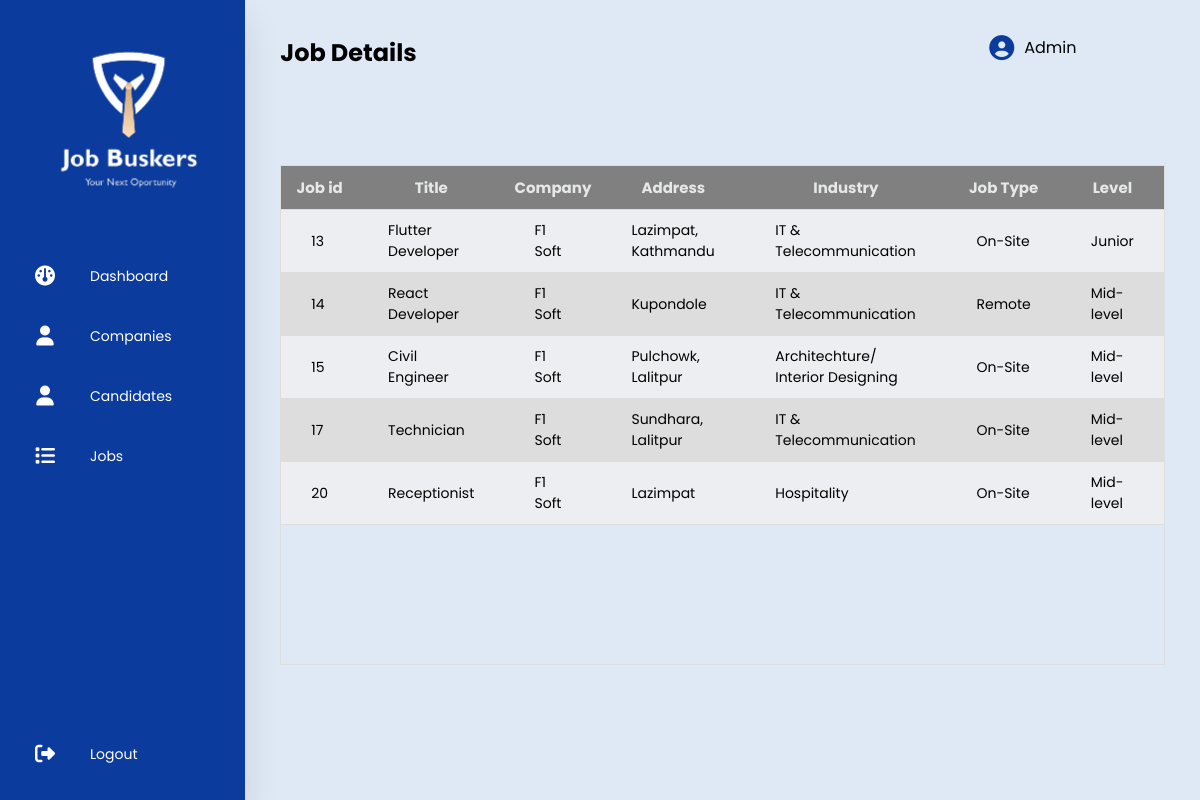
The app's page /job/ (signed in) with its own data.
### user/models.py (models this page shows, shortened)
class CustomUser (AbstractBaseUser, PermissionsMixin):
    display_picture = models.ImageField(upload_to='images/user', help_text='Display picture containing a person or a logo.', null=True, blank=True)
    name = models.CharField(max_length=20, null=False)
    phone = PhoneNumberField(null=True, blank=True, unique=True)
    email = models.EmailField(_('email_address'), unique=True, max_length=200)
    location = models.CharField(max_length=30, null=True, blank=True)
    description =  models.CharField(max_length=900, null=True, blank=True)
    is_verified = models.BooleanField(default=False)
    is_active = models.BooleanField(default=False)
    is_staff = models.BooleanField(default=False)
    class UserType(models.IntegerChoices):
        ADMIN = 1, _('Admin'),
        COMPANY = 2, _('Company'),
        CANDIDATE = 3, _('Candidate')
    user_type = models.IntegerField(choices=UserType.choices, blank=True, null=True)
    USERNAME_FIELD = 'email'
    REQUIRED_FIELDS = ['name', 'phone', 'location',]
    objects = CustomUserManager()

class Company(models.Model):
    selections = [('Architechture/ Interior Designing', 'Architechture/ Interior Designing'),
                  ('IT & Telecommunication', 'IT & Telecommunication'),
                  ('Teaching/ Education', 'Teaching/ Education'),
                  ('NGO/ INGO', 'NGO/ INGO'),
                  ('Graphics/ Designing', 'Graphics/ Designing'),
                  ('Hospitality', 'Hospitality'),
                  ('Sales/ Public Relation', 'Sales/ Public Relation'),
                  ('Legal Services', 'Legal Services'),
                  ('Other', 'Other')]
    user = models.OneToOneField(CustomUser, on_delete=models.CASCADE)
    industry = models.CharField('Industry', max_length=200,
            choices=selections, null=False, default='Other')
    website = models.CharField(max_length=20, null=True, blank=True)
    est_year = models.PositiveSmallIntegerField(null=True, blank=True)
    banner_image = models.ImageField(upload_to='images/user/company', help_text='Job Banner', null=True, blank=True)

### jobs/models.py (models this page shows)
class Jobs(models.Model):
    industry_selections = [('Architechture/ Interior Designing', 'Architechture/ Interior Designing'),
                  ('IT & Telecommunication', 'IT & Telecommunication'),
                  ('Teaching/ Education', 'Teaching/ Education'),
                  ('NGO/ INGO', 'NGO/ INGO'),
                  ('Graphics/ Designing', 'Graphics/ Designing'),
                  ('Hospitality', 'Hospitality'),
                  ('Sales/ Public Relation', 'Sales/ Public Relation'),
                  ('Legal Services', 'Legal Services'),
                  ('Other', 'Other')]
    status_selections = [('On-Site', 'On-Site'),
                    ('Remote', 'On-Site'),
                    ('Hybrid', 'Hybrid')]
    title = models.CharField(max_length=250, null=False, blank=False)
    address = models.CharField(max_length=50, null=False,blank=False)
    industry = models.CharField('Industry', max_length=200,
            choices=industry_selections, null=False, default='Other')
    job_type = models.CharField('Status', max_length=200,
            choices=status_selections, default='On-Site', null=False)
    salary = models.CharField(max_length=20, default='Negotiable', null=False)
    level = models.CharField(max_length=15, null=False, blank=False, default='Junior')
    status = models.BooleanField(default=True)
    company_id = models.ForeignKey(to=Company, on_delete=models.CASCADE)
    def __str__(self):
        return self.title

### adminPanel/views.py (the view)
# urls.py: path('job/', getJobs, name='job'),
@login_required(login_url='/')
def getJobs(request):
    job_detail=Jobs.objects.all()
    print(job_detail)
    context = {
        'job_detail': job_detail,
        'title': 'Job Details'
    }
    return render(request, 'job.html', context)

### templates/job.html (shortened to what this page needs)
{% extends 'main.html' %}
{% block content%}
<section class="main">
    <div class="main-top">
        <h1>{{title}}</h1>
        <div class="user-option">
            <i class="fas fa-circle-user"></i>
            <span>{{user.name}}</span>
        </div>
    </div>
            <div class="main-section">
                <div class="header_fixed", id="table">
                    <table>
                        <thead>
                            <tr>
                                <th>Job id</th>
                                <th>Title</th>
                                <th>Company</th>
                                <th>Address</th>
                                <th>Industry</th>
                                <th>Job Type</th>
                                <th>Level</th>
                            </tr>
                        </thead>
                        <tbody>
                            {% for detail in job_detail  %}
                            <tr>
                                <td>{{detail.id}}</td>
                                <td>{{detail.title}}</td>
                                <td>{{detail.company_id.user.name}}</td>
                                <td>{{detail.address}}</td>
                                <td>{{detail.industry}}</td>
                                <td>{{detail.job_type}}</td>
                                <td>{{detail.level}}</td>
                            </tr>
                            {% endfor %}
                        </tbody>
                    </table>
                </div>
                            </section>
{% endblock content%}

### static/styles/mystyle.css (style rules this page uses)
* { margin: 0; padding: 0; outline: none; border: none; text-decoration: none; box-sizing: border-box; font-family: "Poppins", sans-serif; }
body { background-color: #dfe9f5; }
.main { position: relative; padding: 35px; width: 90%; }
.main-top { display: flex; width: 90%; justify-content: space-between; }
.main-top .user-option { display: flex; justify-content: space-between; }
.main-top i { margin-right: 10px; font-size: 25px; color: #0b3b9d; cursor: pointer; }
.main-section { display: flex; margin-top: 20px; }
table { width: 100%; border-collapse: collapse; }
.header_fixed { margin-top: 75px; max-height: 100vh; width: 100%; overflow: auto; border: 1px solid #dddddd; }
.header_fixed thead th { position: sticky; top: 0; background-color: grey; color: #e6e7e8; font-size: 15px; }
th { border-bottom: 1px solid #dddddd; padding: 10px 10px; font-size: 14px; }
td { border-bottom: 1px solid #dddddd; padding: 10px 30px; font-size: 14px; }
tr:nth-child(even) { background-color: #dddddd; }
tr:nth-child(odd) { background-color: #edeef1; }

### templates/main.html (style rules this page uses)
.header_fixed { height: 500px }

### records on screen
CustomUser: name "Admin"
Jobs: id "13", title "Flutter Developer", company_id.user.name "F1 Soft", address "Lazimpat, Kathmandu", industry "IT & Telecommunication", job_type "On-Site", level "Junior"
Jobs: id "14", title "React Developer", company_id.user.name "F1 Soft", address "Kupondole", industry "IT & Telecommunication", job_type "Remote", level "Mid-level"
Jobs: id "15", title "Civil Engineer", company_id.user.name "F1 Soft", address "Pulchowk, Lalitpur", industry "Architechture/ Interior Designing", job_type "On-Site", level "Mid-level"
Jobs: id "17", title "Technician", company_id.user.name "F1 Soft", address "Sundhara, Lalitpur", industry "IT & Telecommunication", job_type "On-Site", level "Mid-level"
Jobs: id "20", title "Receptionist", company_id.user.name "F1 Soft", address "Lazimpat", industry "Hospitality", job_type "On-Site", level "Mid-level"

### other values on screen
{{ title }} "Job Details"
